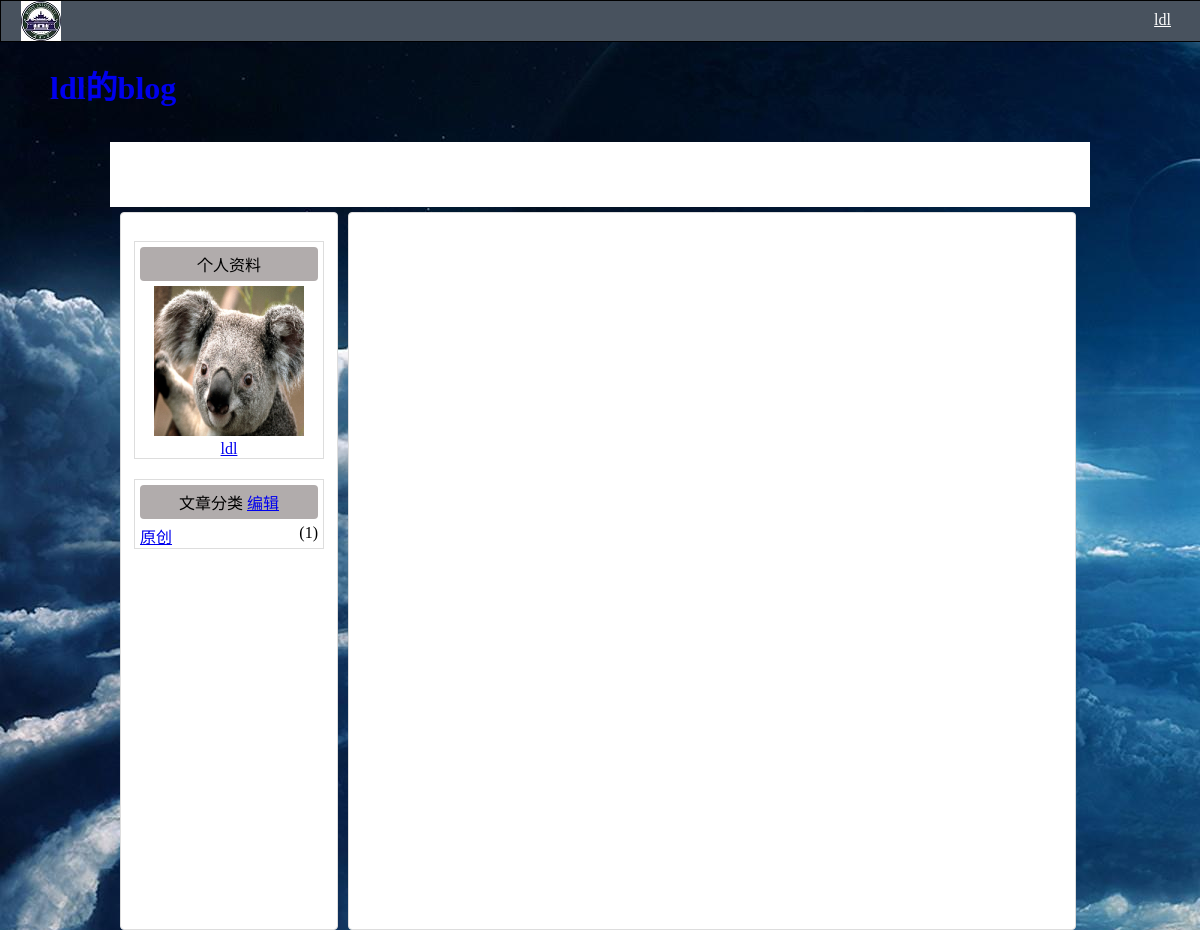
The app's page /blog/1/category/javascript, older data.
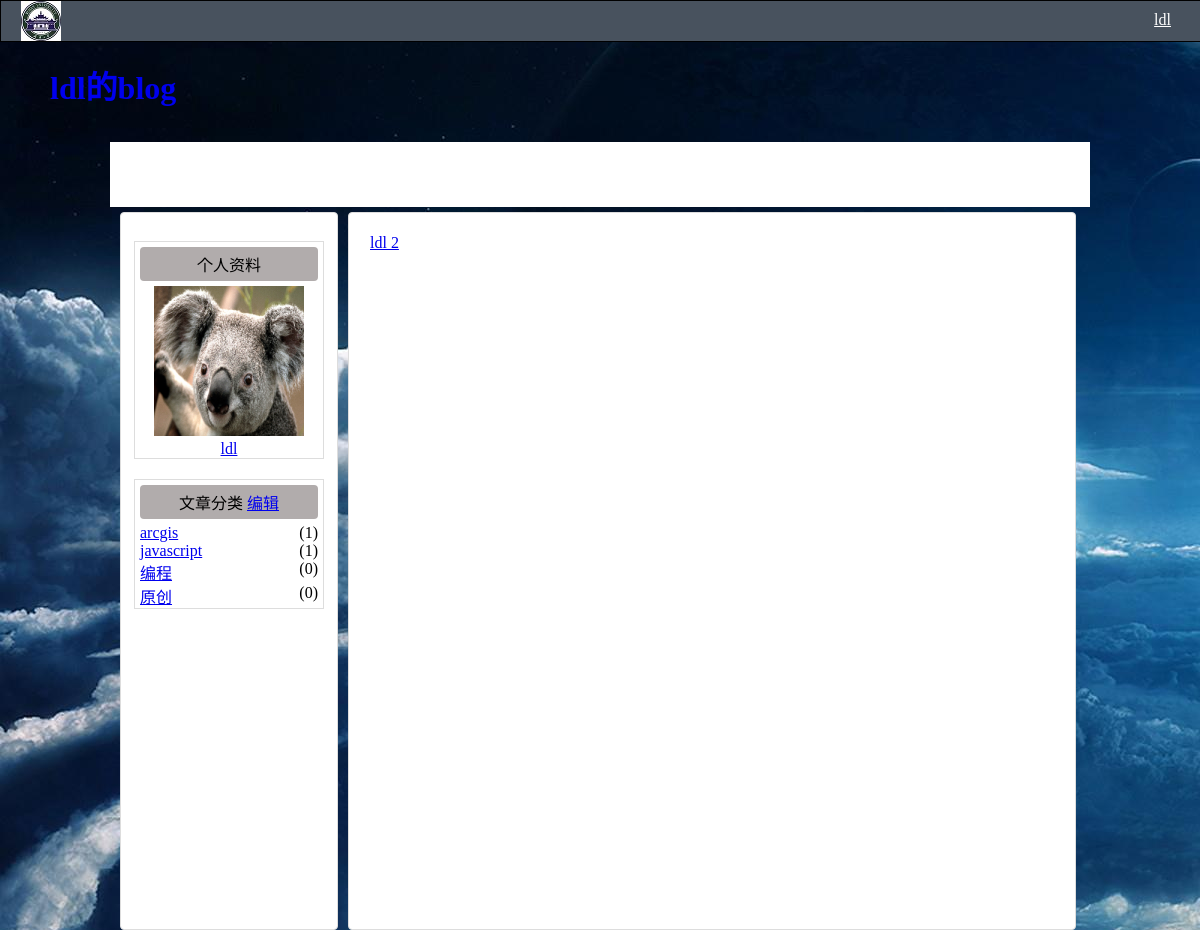
The same page, newer data.
### blog/models.py (models this page shows, shortened)
class BlogCategory(models.Model):
      userID=models.CharField(max_length=30)
      name=models.CharField(max_length=30,primary_key=True)
      num=models.IntegerField(max_length=10,default="0")

class BlogTable1(models.Model):
      userID=models.CharField(max_length=10)
      userName=models.CharField(max_length=30)
      title=models.CharField(max_length=150)
      body=models.TextField()
      category=models.ForeignKey(BlogCategory)
      tag=models.CharField(max_length=100)
      timestamp=models.DateTimeField()

### blog/views.py (the view)
# urls.py: url(r'(\d+)/category/([\u4e00-\u9fa5\w+]+)$',blogcategory),
def blogcategory(request,index,string):
       post=BlogTable1.objects.filter(userID=index,category=string)
       currentuser=User.objects.get(id=index);
       username=currentuser.name
       category=BlogCategory.objects.filter(userID=index)
       t=loader.get_template("category.html")
       c=Context({'posts':post,'category':category,'userName':username,'userID':index})
       return HttpResponse(t.render(c))

### blog/templates/category.html (shortened to what this page needs)
{% extends "base.html" %}
   {%block content %}
      <table id="bloglist">
         {%for post in posts %}
         <tr class="blogtitle"><td align="left"><a href="/blog/{{post.userID}}/article/{{post.id}}">{{post.title}}</a></td></tr>
         {%endfor%}
      </table>
    {% endblock %}
    {%block categorydiv%}
          {%for cate in category %}
               <div>
               <li><a href="/blog/{{cate.userID}}/category/{{cate.name}}">{{cate.name}}</a><span>({{cate.num}})</span></li>
               </div>
          {% endfor %}
    {% endblock %}

### blog/templates/base.html (shortened to what this page needs)
<!DOCTYPE html>
    <head>
       <link rel="stylesheet" type="text/css" href="css/base.css">
     </head>
     <body>
          <div id="blogtoolbar">
             <div id="logo">
                <a href="/blog" id="bloglogo"></a>
             </div>
             <div id="loginarea">
              {%if userName%}
                  <a id="userlogined" href="/blog/{{userID}}">{{userName}}</a>
               {%else%}
                  <a href="/blog/gologin">登陆</a>
                  <a href="/blog/goregister">注册</a>
               {%endif%}
              </div>
          </div>
          <div id="header">
            {%block header%}
               <div><a href="/blog/{{userID}}">{{userName}}的blog</a></div>
            {%endblock%}
          </div>
          <div id="navigator">
           </div>
          <div id="body">
              <div id="side">
                 <div id="user">
                   <div id="sidehead">
                      <span>个人资料</span>
                   </div>
                   <div id="sidebody">
                      <div id="usersurface">
                         <img src='pic/default.jpg'>
                         <div><a href="/blog/{{userID}}">{{userName}}</a></div>
                      </div>
                   </div>
                 </div>
                 <div id="bcatecount">
                      <div id="bcatecounthead">
                     	 <span>文章分类 <a href="/blog/{{userID}}/categorymanage">编辑</a></span>
                      </div>
                      <div id="bcatecountcontent">
                     	 {% block categorydiv %}
                     	 {%endblock%}
                      </div>
                 </div>
              </div>
              <div id="main">
                {% block content %}
                {%endblock%}
             </div>
           </div>
     </body>
</html>

Row changes from the older to the newer data that the page shows:
added BlogCategory: name "arcgis", num "1"
added BlogCategory: name "javascript", num "1"
added BlogCategory: name "编程", num "0"
changed BlogCategory "原创": num "1" → "0"
now on this page (row edited): BlogTable1: title "ldl 2"
